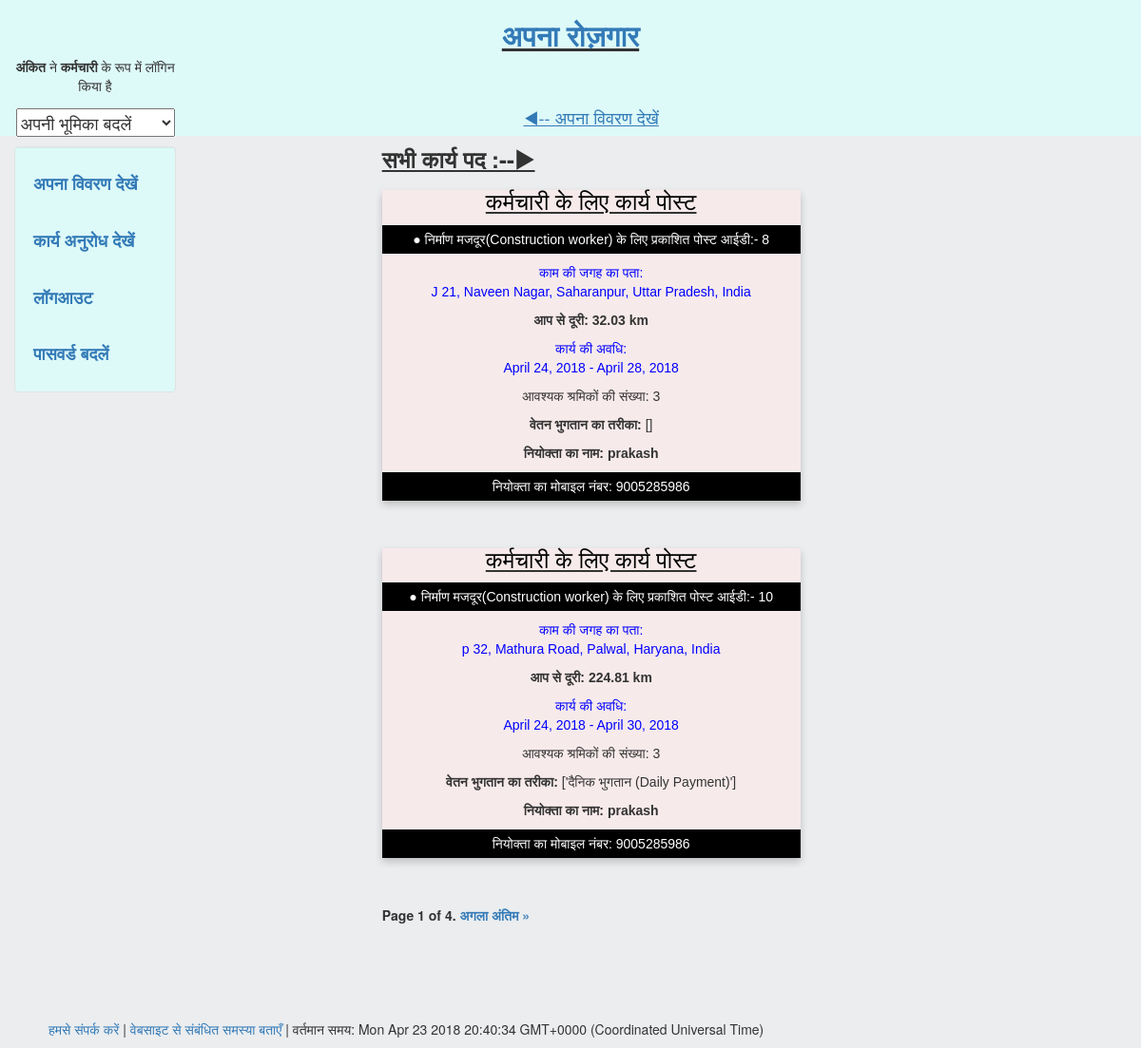
Screenshot of /allpost (signed in) with the database file from the repository.
### search/models.py (models this page shows, shortened)
class Posts(models.Model):
	post_id=models.AutoField(primary_key=True)
	username = models.CharField(max_length=100) # hirer who created the post
	name = models.CharField(max_length = 100,blank = True, null = True) #name of the hirer
	s_contact = models.CharField(max_length=50,blank = True,null = True)# mobile number
	rskill = models.CharField(max_length = 100,blank = True, null = True) # skill required for the work post
	street = models.CharField(max_length=250,blank = True, null = True)#locality
	location = models.CharField(max_length=250,blank = True, null = True)#google location of work site
	start_date = models.DateField(blank = True, null = True)# dates of work
	end_date = models.DateField(blank = True, null = True)
	Nworker = models.CharField(max_length=10,blank = True, null = True) # no. of workers required
	Twork = models.CharField(max_length = 250,blank = True, null = True) #type of payment(daily/monthly/hourly)
	description = models.TextField(max_length = 500,blank = True, null = True) # description of work
	lat = models.CharField(max_length = 50, blank = True, null= True)# coordinates of work location
	lng = models.CharField(max_length = 50, blank = True, null= True)
	status = models.CharField(max_length = 50,blank = True, null = True) #variable to store status of work request between hirer and worker
	distance = models.FloatField(blank = True, null = True) #distance between worker and work location
	temp=models.CharField(max_length = 2,blank = True, null = True) #temporary variable
	target=models.CharField(max_length = 2,blank = True, null = True) #target of the post (worker/contractor)

### worker/views.py (the view)
# urls.py: url(r'^allpost',all_post,name = 'all_post'),
def all_post(request):
  if request.user.username:
    if request.user.profile.loginas=="worker" or request.user.profile.loginas=="contractor":
      if request.user.profile.loginas=="worker":
        target='a'
      else:
        target='b'
      pos=Posts.objects.filter(status='public',target=target)
      pos=pos.filter(end_date__gte=datetime.datetime.today().date())
      if len(pos)==0:
        warn='आपकी आवश्यकता से मेल खाने वाला कोई परिणाम नहीं है|'
        return render(request,'worker/postresult.html',{'pos':pos,'warn':warn})
      loc=location.objects.get(username=request.user.username)
      for dat in pos :
        dis=discal(float(dat.lat),float(dat.lng),float(loc.lat),float(loc.lng))
        dat.distance=dis
        dat.save()
      pos=pos.order_by('distance')
      pag = Paginator(pos,2)
      page = request.GET.get('page',None)
      if not page:
        page='1'
      try:
       p = pag.page(int(page))
      except:
      	p = pag.page(1)
      warn=""
      return render(request,'worker/allpostresult.html',{'pos':p,'warn':warn})
    else:
      warn="कृपया पहले कर्मचारी / ठेकेदार के रूप में लॉगिन करें"
      return render(request,'login/form.html',{'warn':warn})
  else:
    warn="कृपया लॉगिन करें"
    return render(request,'worker/view.html',{'warn':warn})

### worker/views.py (called while the page is built)
def discal(a,b,c,d):
  R = 6373.0
  lat1 = radians(a)
  lon1 = radians(b)
  lat2 = radians(c)
  lon2 = radians(d)
  dlon = lon2 - lon1
  dlat = lat2 - lat1
  a = sin(dlat / 2)**2 + cos(lat1) * cos(lat2) * sin(dlon / 2)**2
  c = 2 * atan2(sqrt(a), sqrt(1 - a))
  distance = R * c
  return round(distance,2)

### worker/templates/worker/allpostresult.html (shortened to what this page needs)
{% extends "login/header.html" %}
{% block content %}
<div class ='col-sm-6 col-sm-offset-2'>
  <link rel="stylesheet" href="https://cdnjs.cloudflare.com/ajax/libs/font-awesome/4.7.0/css/font-awesome.min.css">
{% if request.user %}
<h4 align='center'>
          <a href = '/view'><u>&#9664;-- अपना विवरण देखें </u></a>
          </h4>
          <h3><u><b>सभी कार्य पद :--&#9654;</b></u></h3>
{% for data in pos %}
  <div class="card" style="background-color:#F7EAEB">
  {% if 'a' in data.target %}
 <h3><u><font color="black">कर्मचारी के लिए कार्य पोस्ट</font></u></h3>
  {%else%}
 <h3><u><font color="black">ठेकेदार के लिए कार्य पोस्ट </font></u></h3>
  {%endif%}
  <p><button class = "but">&#9679; {{data.rskill}} के लिए प्रकाशित पोस्ट आईडी:- {{data.post_id}} </button></p>
  <p class="title">काम की जगह का पता: <br> {{data.street}}, {{data.location}} </p>
  <p><b>आप से दूरी: {{data.distance}} km</b></p>
  <p class="title">कार्य की अवधि: <br>{{data.start_date}} - {{data.end_date}}</p>
  <p>आवश्यक श्रमिकों की संख्या: {{data.Nworker}}</p>
  <p><b>वेतन भुगतान का तरीका:</b> {{data.Twork}}</p>
  <p><b>नियोक्ता का नाम: {{data.name}}</p></b>
  <p><button class = "but">नियोक्ता का मोबाइल नंबर: {{data.s_contact}}</button></p>
  </div>
    <br>
{% endfor %}
<b>
<div class="pagination">
    <span class="step-links">
        <span class="current">
            Page {{ pos.number }} of {{ pos.paginator.num_pages }}.
        </span>
        {% if pos.has_next %}
            <a href="?page={{ pos.next_page_number }}">अगला</a>
            <a href="?page={{ pos.paginator.num_pages }}">अंतिम &raquo;</a>
        {% endif %}
    </span>
</div>
  </b>
  {% else %}
        <h4><b><li><a href='/login'>लॉग इन करें</a></li></b></h4><br>
  {% endif %}
</div>
{% endblock %}

### login/templates/login/header.html (shortened to what this page needs)
<!DOCTYPE html>
<html lang="en">
 <head>
   {% load staticfiles %}
   <link rel="stylesheet" href="/login/static/login/css/bootstrap.min.css" type = "text/css"/>
   <link rel="stylesheet" href="/login/static/login/css/new.css" type = "text/css"/>
  </head>
<body class="body" >
	<div class="container-fluid" style = "min-height: 83%">
		<div class="row">
      <div class = "layer" style = "background-color:#DDFAF9;position: absolute; top: 0; left: 0; width: 100%; height: 13%;">
			  <div class="col-sm-2">
				<br>
        <br>
        <br>
				  <center>
					{% if request.user.username %}
          	<p><b> {{request.user.first_name}}</b> ने
            {% if request.user.profile.loginas == "worker" %} <b>कर्मचारी</b>
            {% elif request.user.profile.loginas == "contractor" %}<b>ठेकेदार</b>
            {% else %}<b>नियोक्ता</b>
            {% endif %}
          के रूप में लॉगिन किया है</p>
          {% endif %}
				  </center>
			  </div>
      </div>
			    <div class="col-sm-8 col-sm-offset-2">
				  <center>
				  <h2><b><u><a href="/about">अपना रोज़गार</a></b></u></h2>
				  </center>
			    </div>
		</div>
		<div class="row">
		  <div class="col-sm-2">
        <div id="sidebar" >
          <center>
          {% if request.user.username %}
                  <h4>
                <form method="post" action="/change_role">
                <select name='loginas' onchange='if(this.value != 0) { this.form.submit(); }'>
                <option value='0'>अपनी भूमिका बदलें</option>
                </select>
                </form>
            </h4>
            {%endif%}
          </center>
        </div>
			<div class="well bs-sidebar" id="sidebar" style="background-color:#DDFAF9">
			  <ul class="nav nav-pills nav-stacked">
			  	{% if request.user.username %}
			  	<h4><b><li><a href = '/view'>अपना विवरण देखें</a></li></b></h4><br>
                <h4><b><li><a href = '/workrequest'>कार्य अनुरोध देखें</a></li></b></h4><br>
			  	<h4><b><li><a href='/logout'>लॉगआउट</a></li></b></h4><br>
                <h4><b> <li><a href = '/change_password'>पासवर्ड बदलें</a></li></b></h4>
			  	{%else%}
				<h4><b><li><a href='/login'>लॉग इन करें</a></li></b></h4><br>
				<h4><b><li><a href='/register'>पंजीकरण करें</a></li></b></h4><br>
                                <h4><b><li><a href='/forgot_password'>पासवर्ड भूल गए?</a></li></b></h4>
				{%endif%}
			  </ul>
			</div>
		  </div>
		  <div class="col-sm-10">
			<div class='container-fluid'>
			   {% block content %}
			   {% endblock %}
			</div>
		  </div>
		</div>
	</div>
  <br>
  <br>
	  <footer>
         <br>
         <br>
		<div class="container-fluid" style='margin-left:3%'>
			<p><a href="/developer" target="blank">हमसे संपर्क करें</a> | <a href="/query" target="blank">वेबसाइट से संबंधित समस्या बताएँ</a> |
      <font id="currenttime"></font>
    </p>
		</div>
	  </footer>
</body>
</html>

### login/templates/login/header.html (style rules this page uses)
html, body { height:100% }
.body { background-color: #EBEDEF; position: absolute; width: 100%; z-index: 0; background-repeat: repeat-y; }

### worker/templates/worker/allpostresult.html (style rules this page uses)
.card { box-shadow: 0 4px 8px 0 rgba(0, 0, 0, 0.2); max-width: 500px; margin: auto; text-align: center; font-family: arial; }
.title { color: blue; font-size: 14px; }
.but { border: none; outline: 0; display: inline-block; padding: 5px; color: white; background-color: #000; text-align: center; cursor: pointer; width: 100%; font-size: 14px; }

### rows the page displays
Posts: target "कर्मचारी के लिए कार्य पोस्ट", rskill "निर्माण मजदूर(Construction worker)", post_id "8", street "J 21", location "Naveen Nagar, Saharanpur, Uttar Pradesh, India", distance "32.03", start_date "April 24, 2018", end_date "April 28, 2018", Nworker "3", Twork "[]", name "prakash", s_contact "9005285986"
Posts: target "कर्मचारी के लिए कार्य पोस्ट", rskill "निर्माण मजदूर(Construction worker)", post_id "10", street "p 32", location "Mathura Road, Palwal, Haryana, India", distance "224.81", start_date "April 24, 2018", end_date "April 30, 2018", Nworker "3", Twork "['दैनिक भुगतान (Daily Payment)']", name "prakash", s_contact "9005285986"

### other values shown
{{ request.user.first_name }} "अंकित"
{{ pos.number }} "1"
{{ pos.paginator.num_pages }} "4"
